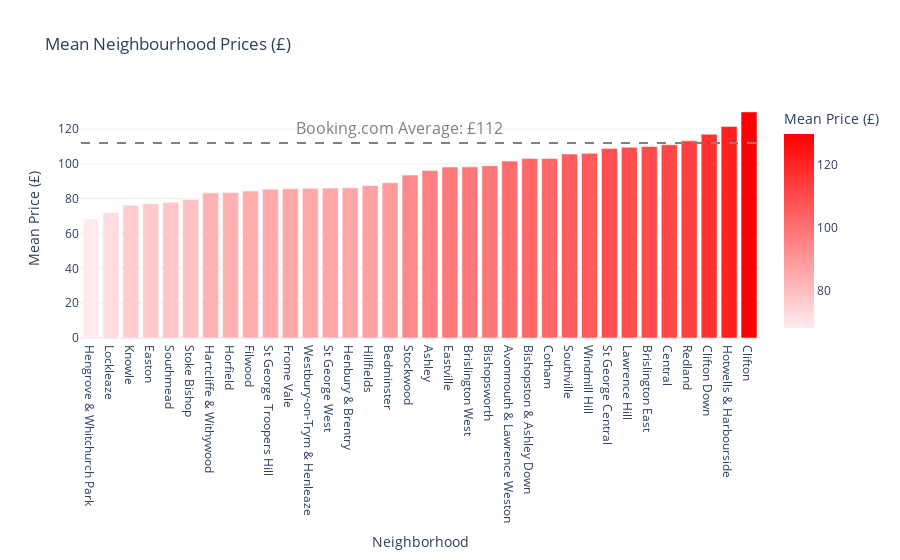

Notebook code cell kept with this figure:
### Markdown cell above
2. ADR by Neighborhood: Neighborhoods may have some intrisic value to them, such as a superior location near landmarks or a better community. Average Daily Revenue measures the average daily rate for a room.

### Code cell
import plotly.express as px

# Compute mean prices by neighborhood
mean_prices = properties_df.groupby("Neighborhood")["Price"].mean().reset_index(name="Mean Price (£)")
mean_prices = mean_prices.sort_values(by="Mean Price (£)", ascending=True)

# Create bar plot with color scale based on price
fig_price = px.bar(
    mean_prices,
    x="Neighborhood",
    y="Mean Price (£)",
    color="Mean Price (£)",
    title="Mean Neighbourhood Prices (£)",
    template='plotly_white',
    color_continuous_scale=[(0.0, "#FFEBED"), (1.0, "red")]
)

#Setting the hotel average to the Booking.com average in Bristol
hotel_average = 112

# Add horizontal reference line at the hotel average.
fig_price.add_shape(
    type="line",
    x0=-0.5,  # Start before first bar
    x1=len(mean_prices) - 0.5,  # End after last bar
    y0=hotel_average,
    y1=hotel_average,
    line=dict(color="grey", width=2, dash="dash"),
    xref="x",
    yref="y"
)

#And the annotation
fig_price.add_annotation(
    x=len(mean_prices) - 1,
    y=hotel_average,
    text=f"Booking.com Average: £{hotel_average}",
    showarrow=False,
    xshift = -350,
    yshift=15,
    font=dict(size=16, color="grey")
)

fig_price.show()

### Figure 1 — Plotly figure (JSON) as saved in the notebook; plotly's stock layout.template omitted (floating-point values rounded to 4 significant figures)
{"data": [{"alignmentgroup": "True", "hovertemplate": "Neighborhood=%{x}<br>Mean Price (£)=%{marker.color}<extra></extra>", "legendgroup": "", "marker": {"color": [68.28, 72.05, 76.26, 77.15, 77.9, 79.56, 83.38, 83.59, 84.45, 85.44, 85.79, 85.94, 86.09, 86.23, 87.58, 89.18, 93.6, 96.2, 98.18, 98.3, 99, 101.6, 103.1, 103.1, 105.7, 106.1, 108.9, 109.6, 110, 111.0, 113.2, 117.0, 121.5, 129.9], "coloraxis": "coloraxis", "pattern": {"shape": ""}}, "name": "", "offsetgroup": "", "orientation": "v", "showlegend": false, "textposition": "auto", "type": "bar", "x": ["Hengrove & Whitchurch Park", "Lockleaze", "Knowle", "Easton", "Southmead", "Stoke Bishop", "Hartcliffe & Withywood", "Horfield", "Filwood", "St George Troopers Hill", "Frome Vale", "Westbury-on-Trym & Henleaze", "St George West", "Henbury & Brentry", "Hillfields", "Bedminster", "Stockwood", "Ashley", "Eastville", "Brislington West", "Bishopsworth", "Avonmouth & Lawrence Weston", "Bishopston & Ashley Down", "Cotham", "Southville", "Windmill Hill", "St George Central", "Lawrence Hill", "Brislington East", "Central", "Redland", "Clifton Down", "Hotwells & Harbourside", "Clifton"], "xaxis": "x", "y": [68.28, 72.05, 76.26, 77.15, 77.9, 79.56, 83.38, 83.59, 84.45, 85.44, 85.79, 85.94, 86.09, 86.23, 87.58, 89.18, 93.6, 96.2, 98.18, 98.3, 99, 101.6, 103.1, 103.1, 105.7, 106.1, 108.9, 109.6, 110, 111.0, 113.2, 117.0, 121.5, 129.9], "yaxis": "y"}], "layout": {"annotations": [{"font": {"color": "grey", "size": 16}, "showarrow": false, "text": "Booking.com Average: £112", "x": 33, "xshift": -350, "y": 112, "yshift": 15}], "barmode": "relative", "coloraxis": {"colorbar": {"title": {"text": "Mean Price (£)"}}, "colorscale": [[0, "#FFEBED"], [1, "red"]]}, "legend": {"tracegroupgap": 0}, "shapes": [{"line": {"color": "grey", "dash": "dash", "width": 2}, "type": "line", "x0": -0.5, "x1": 33.5, "xref": "x", "y0": 112, "y1": 112, "yref": "y"}], "title": {"text": "Mean Neighbourhood Prices (£)"}, "xaxis": {"anchor": "y", "domain": [0, 1], "title": {"text": "Neighborhood"}}, "yaxis": {"anchor": "x", "domain": [0, 1], "title": {"text": "Mean Price (£)"}}}}
